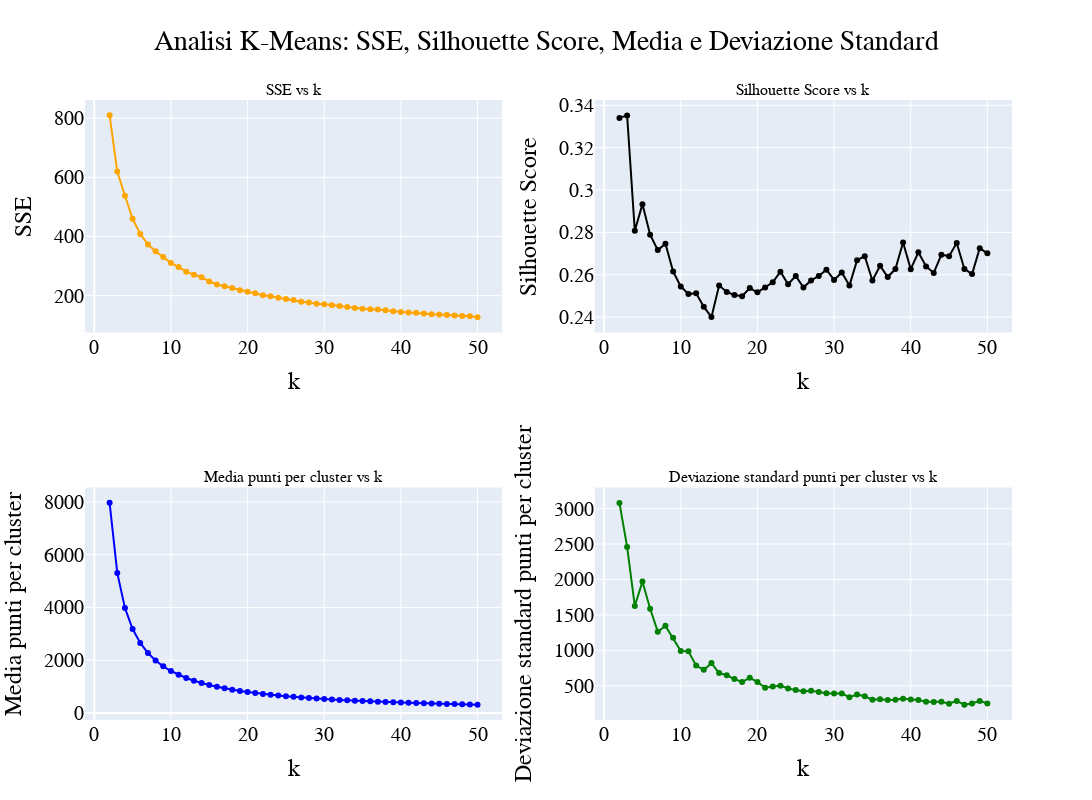

Notebook code cell kept with this figure:
### Code cell
# Crea la figura con due sottotrame (subplots)
fig = make_subplots(rows=2, cols=2, subplot_titles=("SSE vs k", "Silhouette Score vs k", 
                                    "Media punti per cluster vs k", "Deviazione standard punti per cluster vs k"))

# Grafico SSE vs k
fig.add_trace(
    go.Scatter(x = [x + 2 for x in range(len(sse_list))], y=sse_list, line=dict(color='#FFA500'), mode='lines+markers', name="SSE"),
    row=1, col=1
)
fig.update_xaxes(title_text="k", row=1, col=1)
fig.update_yaxes(title_text="SSE", row=1, col=1)

# Grafico Silhouette Score vs k
fig.add_trace(
    go.Scatter(x = [x + 2 for x in range(len(sil_list))], y=sil_list, line=dict(color='black'), mode='lines+markers', name="Silhouette"),
    row=1, col=2
)
fig.update_xaxes(title_text="k", row=1, col=2)
fig.update_yaxes(title_text="Silhouette Score", row=1, col=2)

# Grafico Media punti per cluster vs k
fig.add_trace(
    go.Scatter(x=[x + 2 for x in range(len(mean_points_per_cluster))], y=mean_points_per_cluster, 
               line=dict(color='blue'), mode='lines+markers', name="Media punti per cluster"),
    row=2, col=1
)
fig.update_xaxes(title_text="k", row=2, col=1)
fig.update_yaxes(title_text="Media punti per cluster", row=2, col=1)

# Grafico Deviazione standard punti per cluster vs k
fig.add_trace(
    go.Scatter(x=[x + 2 for x in range(len(std_points_per_cluster))], y=std_points_per_cluster, 
               line=dict(color='green'), mode='lines+markers', name="Deviazione standard"),
    row=2, col=2
)

fig.update_xaxes(title_text="k", row=2, col=2)
fig.update_yaxes(title_text="Deviazione standard punti per cluster", row=2, col=2)

# # Layout generale della figura
# fig.update_layout(title_text="OD: SSE and Silhouette Score",
#                   showlegend=False, title_x=0.5,font=dict(
#         family="Arial",  # Font family
#         size=20,         # Font size for all text elements
#         color="Black"
#                       ))    # Font color for all text elements)

fig.layout.update(
    title_text="Analisi K-Means: SSE, Silhouette Score, Media e Deviazione Standard",
    showlegend=False,
    title_x=0.5,
    font=dict(family="Arial", size=20, color="Black"),
    width=1200,  # Aumenta larghezza
    height=800   # Aumenta altezza
)

# Mostra il grafico
fig.show()

### Figure 1 — Plotly figure (JSON) as saved in the notebook; plotly's stock layout.template omitted (floating-point values rounded to 4 significant figures)
{"data": [{"line": {"color": "#FFA500"}, "mode": "lines+markers", "name": "SSE", "type": "scatter", "x": [2, 3, 4, 5, 6, 7, 8, 9, 10, 11, 12, 13, 14, 15, 16, 17, 18, 19, 20, 21, 22, 23, 24, 25, 26, 27, 28, 29, 30, 31, 32, 33, 34, 35, 36, 37, 38, 39, 40, 41, 42, 43, 44, 45, 46, 47, 48, 49, 50], "xaxis": "x", "y": [809.5, 619.4, 537.9, 459.9, 408.6, 372.8, 349.9, 330.1, 310.6, 296.4, 281.1, 270.7, 262.4, 247.8, 237.6, 231.8, 225.6, 217.7, 213.0, 207.9, 201.2, 197.8, 192.8, 188.5, 185.3, 179.4, 177.1, 172.1, 170.8, 167.3, 164.8, 161.7, 158.1, 155.9, 153.7, 152.7, 150.2, 147.4, 144.9, 143.2, 141.9, 139.3, 137.0, 135.9, 134.8, 133.1, 131.3, 130.5, 127.2], "yaxis": "y"}, {"line": {"color": "black"}, "mode": "lines+markers", "name": "Silhouette", "type": "scatter", "x": [2, 3, 4, 5, 6, 7, 8, 9, 10, 11, 12, 13, 14, 15, 16, 17, 18, 19, 20, 21, 22, 23, 24, 25, 26, 27, 28, 29, 30, 31, 32, 33, 34, 35, 36, 37, 38, 39, 40, 41, 42, 43, 44, 45, 46, 47, 48, 49, 50], "xaxis": "x2", "y": [0.3341, 0.3353, 0.2808, 0.2933, 0.2789, 0.2716, 0.2746, 0.2616, 0.2544, 0.2509, 0.2512, 0.2449, 0.24, 0.2549, 0.2519, 0.2504, 0.2499, 0.2537, 0.2517, 0.2539, 0.2564, 0.2615, 0.2555, 0.2594, 0.254, 0.2573, 0.2594, 0.2624, 0.2576, 0.2611, 0.2549, 0.2668, 0.2688, 0.2573, 0.2642, 0.2589, 0.2627, 0.2753, 0.2626, 0.2706, 0.2639, 0.2609, 0.2695, 0.2688, 0.275, 0.2627, 0.2603, 0.2726, 0.2701], "yaxis": "y2"}, {"line": {"color": "blue"}, "mode": "lines+markers", "name": "Media punti per cluster", "type": "scatter", "x": [2, 3, 4, 5, 6, 7, 8, 9, 10, 11, 12, 13, 14, 15, 16, 17, 18, 19, 20, 21, 22, 23, 24, 25, 26, 27, 28, 29, 30, 31, 32, 33, 34, 35, 36, 37, 38, 39, 40, 41, 42, 43, 44, 45, 46, 47, 48, 49, 50], "xaxis": "x3", "y": [7962.0, 5308.0, 3981.0, 3185, 2654.0, 2275, 1991.0, 1769.0, 1592.0, 1448.0, 1327.0, 1225, 1138.0, 1062.0, 995.3, 936.8, 884.7, 838.2, 796.2, 758.3, 723.9, 692.4, 663.5, 637, 612.5, 589.8, 568.8, 549.1, 530.8, 513.7, 497.7, 482.6, 468.4, 455, 442.4, 430.4, 419.1, 408.3, 398.1, 388.4, 379.2, 370.3, 361.9, 353.9, 346.2, 338.8, 331.8, 325, 318.5], "yaxis": "y3"}, {"line": {"color": "green"}, "mode": "lines+markers", "name": "Deviazione standard", "type": "scatter", "x": [2, 3, 4, 5, 6, 7, 8, 9, 10, 11, 12, 13, 14, 15, 16, 17, 18, 19, 20, 21, 22, 23, 24, 25, 26, 27, 28, 29, 30, 31, 32, 33, 34, 35, 36, 37, 38, 39, 40, 41, 42, 43, 44, 45, 46, 47, 48, 49, 50], "xaxis": "x4", "y": [3080.0, 2459.0, 1626.0, 1970.0, 1588.0, 1264.0, 1346.0, 1178.0, 990.0, 986.6, 785.4, 727.9, 820.4, 680.4, 649.2, 595.1, 554.1, 613.9, 555.8, 472.5, 491.8, 502.9, 462.9, 440.0, 422.0, 431.4, 412.7, 396.3, 392.0, 393.4, 339.0, 377.3, 353.4, 303.0, 310.6, 299.0, 303.6, 319.6, 307.5, 298.7, 274.7, 272.3, 274.8, 247.8, 287.2, 235.0, 250.1, 287.7, 250.3], "yaxis": "y4"}], "layout": {"annotations": [{"font": {"size": 16}, "showarrow": false, "text": "SSE vs k", "x": 0.225, "xanchor": "center", "xref": "paper", "y": 1, "yanchor": "bottom", "yref": "paper"}, {"font": {"size": 16}, "showarrow": false, "text": "Silhouette Score vs k", "x": 0.775, "xanchor": "center", "xref": "paper", "y": 1, "yanchor": "bottom", "yref": "paper"}, {"font": {"size": 16}, "showarrow": false, "text": "Media punti per cluster vs k", "x": 0.225, "xanchor": "center", "xref": "paper", "y": 0.375, "yanchor": "bottom", "yref": "paper"}, {"font": {"size": 16}, "showarrow": false, "text": "Deviazione standard punti per cluster vs k", "x": 0.775, "xanchor": "center", "xref": "paper", "y": 0.375, "yanchor": "bottom", "yref": "paper"}], "font": {"color": "Black", "family": "Arial", "size": 20}, "height": 800, "showlegend": false, "title": {"text": "Analisi K-Means: SSE, Silhouette Score, Media e Deviazione Standard", "x": 0.5}, "width": 1200, "xaxis": {"anchor": "y", "domain": [0, 0.45], "title": {"text": "k"}}, "xaxis2": {"anchor": "y2", "domain": [0.55, 1], "title": {"text": "k"}}, "xaxis3": {"anchor": "y3", "domain": [0, 0.45], "title": {"text": "k"}}, "xaxis4": {"anchor": "y4", "domain": [0.55, 1], "title": {"text": "k"}}, "yaxis": {"anchor": "x", "domain": [0.625, 1], "title": {"text": "SSE"}}, "yaxis2": {"anchor": "x2", "domain": [0.625, 1], "title": {"text": "Silhouette Score"}}, "yaxis3": {"anchor": "x3", "domain": [0, 0.375], "title": {"text": "Media punti per cluster"}}, "yaxis4": {"anchor": "x4", "domain": [0, 0.375], "title": {"text": "Deviazione standard punti per cluster"}}}}
